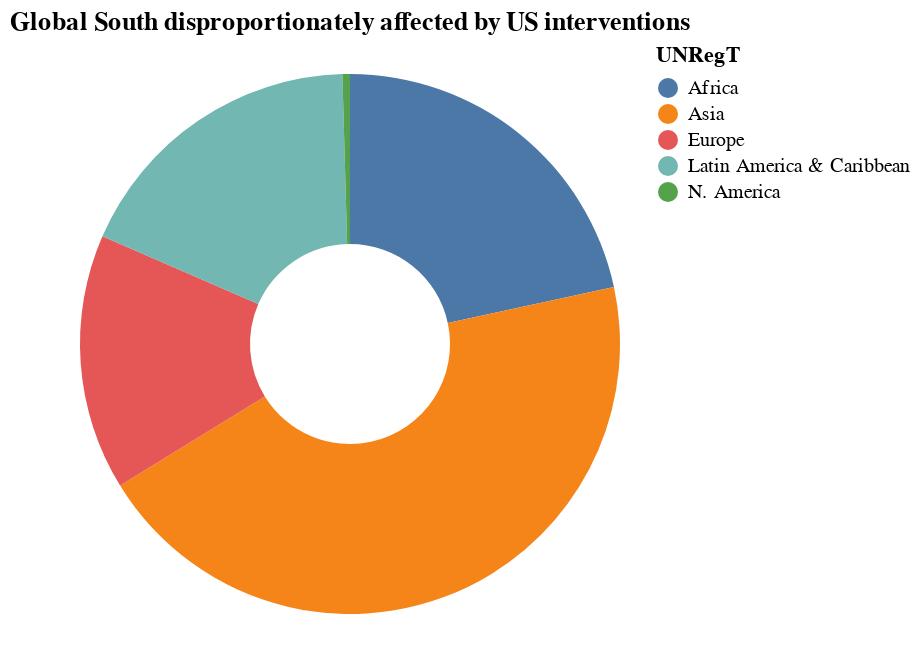

The code cell stored with this chart in its notebook:
### Code cell
# Trend: which area of the world was the most intervened in?
reg_df = df.groupby('UNRegT').size().reset_index(name='interv_count')

alt.Chart(reg_df).mark_arc(innerRadius=50).encode(
    theta="interv_count:Q",
    color="UNRegT:N",
).properties(
    title='Global South disproportionately affected by US interventions',
    width=270  # Set the width of the chart to 270 pixels
)

### Figure 1 — Vega-Lite specification as saved in the notebook (floating-point values rounded to 4 significant figures)
{"config": {"view": {"continuousWidth": 300, "continuousHeight": 300}}, "data": {"name": "data-71a27c6adbf954404d31ba231ca62555"}, "mark": {"type": "arc", "innerRadius": 50}, "encoding": {"color": {"field": "UNRegT", "type": "nominal"}, "theta": {"field": "interv_count", "type": "quantitative"}}, "title": "Global South disproportionately affected by US interventions", "width": 270, "$schema": "https://vega.github.io/schema/vega-lite/v5.17.0.json", "datasets": {"data-71a27c6adbf954404d31ba231ca62555": [{"UNRegT": "Africa", "interv_count": 48}, {"UNRegT": "Asia", "interv_count": 99}, {"UNRegT": "Europe", "interv_count": 34}, {"UNRegT": "Latin America & Caribbean", "interv_count": 40}, {"UNRegT": "N. America", "interv_count": 1}]}}
